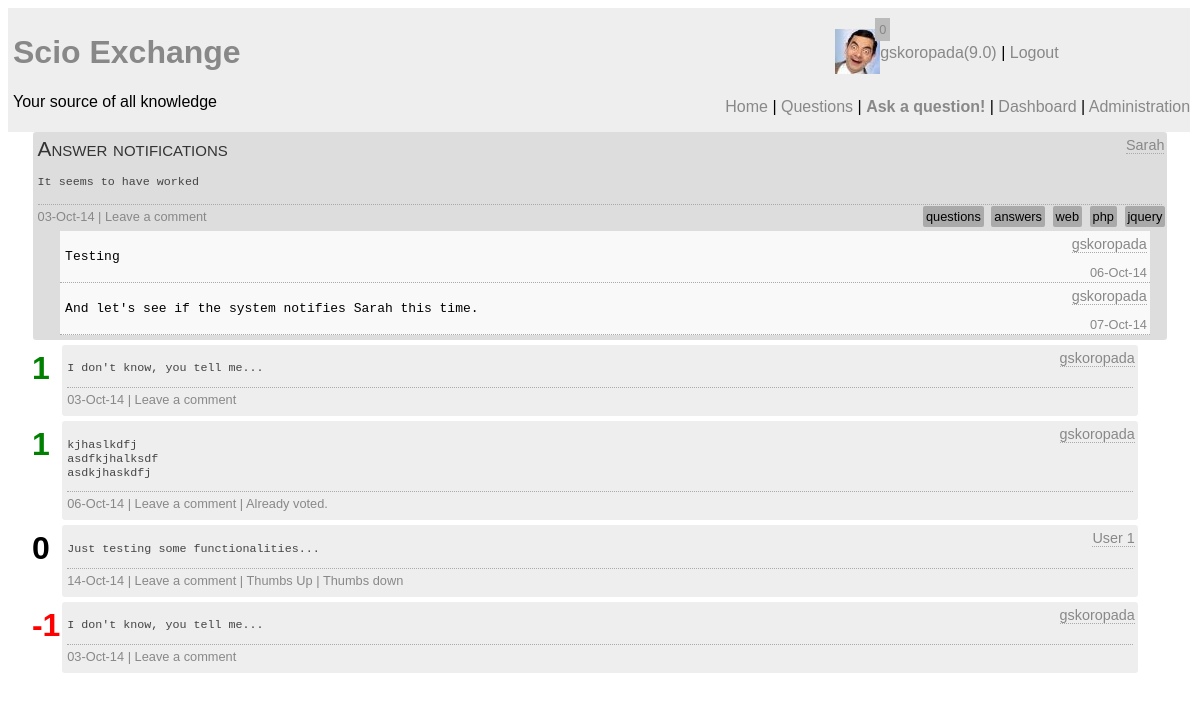
The app's page /question.php?id=22 (signed in), older data.
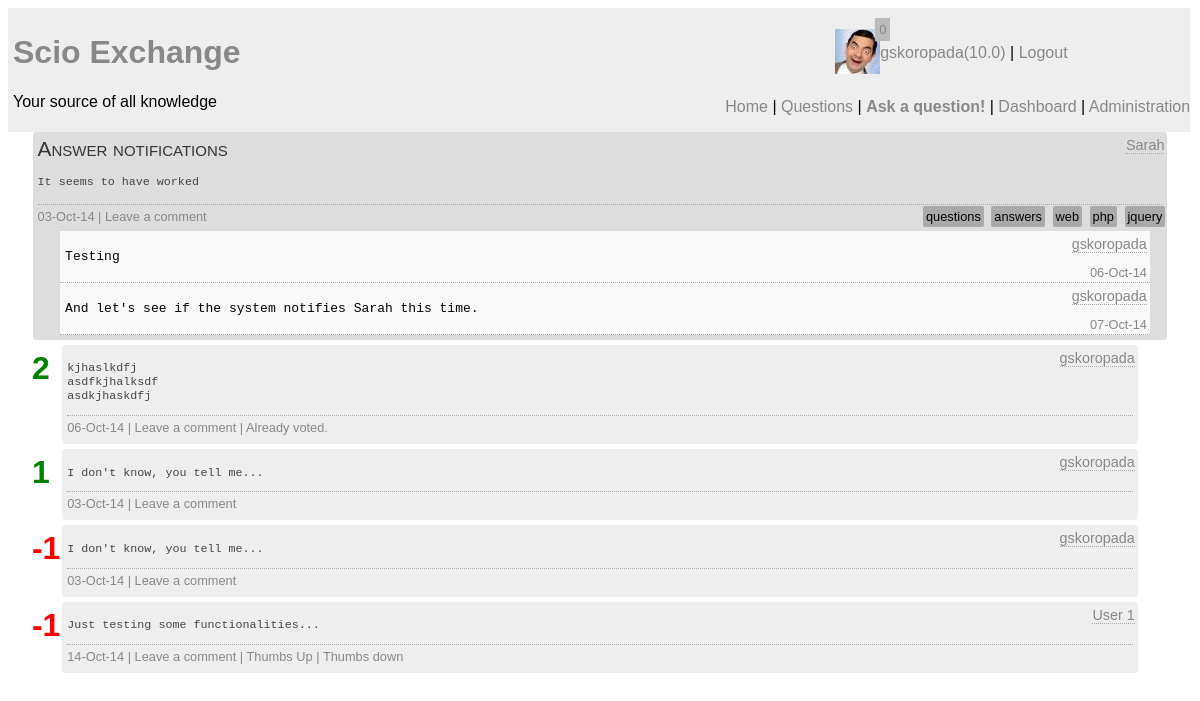
The same page, newer data.
### tables this page shows
CREATE TABLE `question` (
  `question_id` int(10) unsigned NOT NULL AUTO_INCREMENT,
  `author` int(10) unsigned NOT NULL COMMENT 'Foreign Key',
  `question_title` text,
  `content` longtext,
  `tags` text,
  `timestamp` datetime NOT NULL,
  `status` char(1) NOT NULL DEFAULT 'O',
  PRIMARY KEY (`question_id`),
  KEY `author` (`author`),
  CONSTRAINT `question_ibfk_1` FOREIGN KEY (`author`) REFERENCES `user` (`UserID`)
);

CREATE TABLE `comment` (
  `comment_id` int(10) unsigned NOT NULL AUTO_INCREMENT,
  `comment_author` int(10) unsigned NOT NULL,
  `comment` longtext NOT NULL,
  `link` int(10) unsigned NOT NULL,
  `link_to` tinyint(4) DEFAULT NULL,
  `timestamp` datetime DEFAULT NULL,
  PRIMARY KEY (`comment_id`),
  KEY `author` (`comment_author`),
  KEY `link` (`link`),
  CONSTRAINT `comment_ibfk_1` FOREIGN KEY (`comment_author`) REFERENCES `user` (`UserID`)
);

CREATE TABLE `user` (
  `UserID` int(11) unsigned NOT NULL AUTO_INCREMENT,
  `email` varchar(30) NOT NULL,
  `screenName` varchar(25) NOT NULL,
  `reputation` float DEFAULT '0',
  `role` int(11) DEFAULT '0',
  `avatar` varchar(20) DEFAULT NULL,
  `pwd` varchar(255) NOT NULL,
  `active` bit(1) NOT NULL DEFAULT b'0',
  `moderated` bit(1) NOT NULL DEFAULT b'1',
  `pwdChange` bit(1) DEFAULT b'0',
  PRIMARY KEY (`UserID`)
);

CREATE TABLE `answer` (
  `answer_id` int(10) unsigned NOT NULL AUTO_INCREMENT,
  `author` int(10) unsigned NOT NULL,
  `content` longtext NOT NULL,
  `positive_votes` int(11) NOT NULL DEFAULT '0',
  `negative_votes` int(11) NOT NULL DEFAULT '0',
  `question` int(10) unsigned NOT NULL,
  `timestamp` datetime DEFAULT NULL,
  PRIMARY KEY (`answer_id`),
  KEY `author` (`author`),
  KEY `answer_question_idx` (`question`),
  CONSTRAINT `answer_ibfk_1` FOREIGN KEY (`author`) REFERENCES `user` (`UserID`),
  CONSTRAINT `answer_question` FOREIGN KEY (`question`) REFERENCES `question` (`question_id`) ON DELETE CASCADE ON UPDATE CASCADE
);

### notify.php (called while the page is built, shortened)
<?php
function hasNotifications($user) {
	require "connect.php";
	$query = "SELECT count(not_id) FROM notification WHERE user = $user and status=0";
	$result = mysqli_query($con, $query);
	if(!$result) {
		echo mysqli_error($con);
		return 0;
	} else {
		$nots = mysqli_fetch_array($result);
		return $nots[0];
	}
}
?>

### vote.php (called while the page is built, shortened)
<?php
function checkVote($id) {
	global $con;
	$query = "SELECT count(answer) as voted FROM vote_tracking WHERE author=".$_SESSION['userid']." AND answer=".$id;
	$result = mysqli_query($con, $query);
	if(!$result) {
		echo "DB Error";
	} else{
		$voted = mysqli_fetch_array($result);
		if($voted['voted'] == 0) {
			return true;
		} else {
			return false;
		}
	}
}
?>

### question.php (the view, shortened to what the changed rows need)
<?php
require ("connect.php");
$sql = 'SELECT author, question_title, content, tags, timestamp, screenName FROM question INNER JOIN user ON author = UserID WHERE question_id = '.$_GET['id'];
$result = mysqli_query($con, $sql);
$question = mysqli_fetch_assoc($result);
include "html_start.php";
include "header.php";
require "vote.php";
require "questions_backend.php";
$d = new DateTime($question['timestamp']);
echo "<div id='wrapper'>";
echo "<div class='question'><p class='qtitle'>".$question['question_title']."</p>";
echo "<span class='qexcerpt'><p><pre>".$question['content']."</pre></p></span>";
echo "<span class='qstats'>".date_format($d,"d-M-y");
if(isset($_SESSION['userid'])) {
	if($_SESSION['active']) {
		echo " | <span id='".$_GET['id']."' class='btnQComment click_option'>Leave a comment</span>";
	}
}
echo "<span class='tags'>";
$tags = explode(',' , $question['tags']);
foreach($tags as $tag) {
	$tag = trim($tag);
	echo "<a href='tag.php?tag=$tag'>$tag</a> ";
}
echo "</span></span><span class='qauthor'><a href=\"user_profile.php?id=".$question['author']."\">" . $question['screenName']."</a></span>";
getComments(0, $_GET['id'] );
echo "</div>";
getAnswers($_GET['id'], false);
echo "</div>";
require("html_end.php");
?>

### header.php (shortened to what the changed rows need)
<div id="header">
<div id="logo">
	<h1><a href="index.php">Scio Exchange</a></h1>
</div>
<div id="status">
<?php
if(!isset($_SESSION['userid'])){
	echo "<p><span class='click_option' onclick='loginDialog();'>Login</span> | ";
	echo "<a href='register.php'>Sign Up</a></p>";
	echo "<p><span class='click_option' onclick='pwdReset();'>Forgot your password?</span></p>";
} else {
	require "connect.php";
	if(!function_exists("notify")) {
		require "notify.php";
	}
	$nots = hasNotifications($_SESSION['userid']);
	echo "<p><div class='avatar'><img id='avatar_thumb' src='profile_pics/thumbs/";
	if(!file_exists("profile_pics/thumbs/".$_SESSION['avatar'].".jpg")) {
		echo "default.png'";
	} else {
		echo $_SESSION['avatar'].".jpg'";
	}
	echo "></div>";
	echo "<span id='not_counter' class='click_option'>$nots</span>";
	echo "<div ";
	if(!$_SESSION['active']) {
		echo " class='not_active' title='User not active'";
	}
	echo "><a href='account.php'>".$_SESSION['screenname']."(".$_SESSION['reputation'].")</a>";
	echo " | <a href='logout.php'>Logout</a></p></div>";
}
?>
</div>
</div>

### questions_backend.php (shortened to what the changed rows need)
<?php
function getAnswers($id, $slider) {
	global $con;
	$sql = "SELECT answer_id, author, content, (positive_votes-negative_votes) as rating, screenName, timestamp FROM answer INNER JOIN user on author = UserID WHERE question = $id ORDER BY rating DESC";
	$result = mysqli_query($con, $sql);
	while($answers = mysqli_fetch_assoc($result)) {
		echo "<div class='answer' id='ans_".$answers['answer_id']."'><span class='ans_content'><pre>".$answers['content']."</pre></span><span class='aauthor'><a href=\"user_profile.php?id="
				.$answers['author']."\">".$answers['screenName']."</a></span>";
		echo "<span id='rating_".$answers['answer_id']."' class='rating ";
		if($answers['rating']>0) {
			echo "r_pos";
		} else if ($answers['rating']<0){
			echo "r_neg";
		}
		echo "'>".$answers['rating']."</span>";
		echo "<div class='astats'>".date_format(new DateTime($answers['timestamp']), "d-M-y");
		if(isset($_SESSION['userid'])) {
			if($_SESSION['active']){
				echo " | <span id='".$answers['answer_id']."' class='click_option btnAComment'>Leave a comment</span>";
				if(checkVote($answers['answer_id'])) {
					if($_SESSION['userid'] != $answers['author']) {
						echo " | <span id='".$answers['answer_id']."' class='click_option thumb_up'>Thumbs Up</span>";
						echo " | <span id='".$answers['answer_id']."' class='click_option thumb_down'>Thumbs down</span>";
					}
				} else {
					echo " | Already voted.";
				}
			}
		}
		echo "</div>";
		if(!$slider) {
			getComments(1, $answers['answer_id']);
		}
		echo "</div>";
	}
}
function getComments($type, $id) {
	global $con;
	$sql = "SELECT comment_id, screenName, comment, timestamp, comment_author FROM comment INNER JOIN user ON UserID = comment_author WHERE link = $id AND link_to = $type";
	$result = mysqli_query($con, $sql);
	while($comment = mysqli_fetch_assoc($result)) {
		echo "<div class='comment'>";
		echo "<span class='cauthor'><a href='user_profile.php?id=".$comment['comment_author']."'>".$comment['screenName']."</a></span>";
		echo "<pre>".$comment['comment']."</pre>";
		echo "<span class='comment_timestamp'>".date_format(new DateTime($comment['timestamp']), "d-M-y")."</span>";
		echo "</div>";
	}
}
?>

Row changes from the older to the newer data that the page shows:
changed answer "06-Oct-14": rating "1" → "2"; moves up the list
shown differently, row unchanged: answer (number 3 of 4 on the later page): moves up the list
changed answer "14-Oct-14": rating "0" → "-1"
Text that changed along with them:
$_SESSION['reputation']: "9.0" → "10.0"
